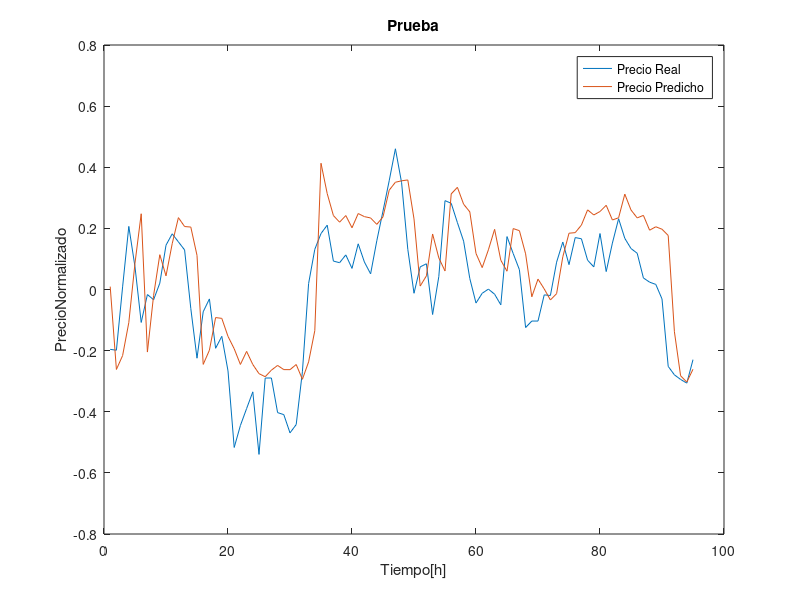

Write the MATLAB code that produced this figure.
%% Predictor precio Bitcoin utilizando un sistema difuso basado en la experiencia.
%% Jeison Ivan Roa Mora
clc;
clear all;
close all;

load Bitcoin.mat; %Carga historico en Precio.
load fis.mat;
precio(isnan(precio))=[];%Elimina NaN del vector

precioN=(precio(1:100)-min(precio(1:100)))/(max(precio(1:100))-min(precio(1:100)));%Normalización de datos (Scaling) 
meanp=mean(precioN);
precioNM=precioN-meanp;
salidas=zeros(95,1);
preciox=zeros(95,5);
for p=1:95
preciox(p,:)=precioNM(p:p+4);
end
salidas=evalfis(preciox,BITCOINV2);
%% Validación

for i=1:length(salidas);
e1(i)=(precioNM(i+5)-salidas(i)).^2; %RMSE
e2(i)=abs((precioNM(i+5)-salidas(i))/(salidas(i)));
e3(i)=(precioNM(i+5)-salidas(i)).^2;
end;

for i=1:length(salidas)-1;
e4(i)=(salidas(i+1)-salidas(i)).^2;
end
figure;
plot(precioNM(6:100));
hold on;
plot(salidas);
legend('Precio Real','Precio Predicho');
ylabel('PrecioNormalizado');
xlabel('Tiempo[h]');
title('Prueba');
%e2(isinf(e2))=[];

MSE=(1/100)*sum(e1);
MAPE=(100/95)*(sum(e2));
NMSE=sum(e3)/sum(e4);
